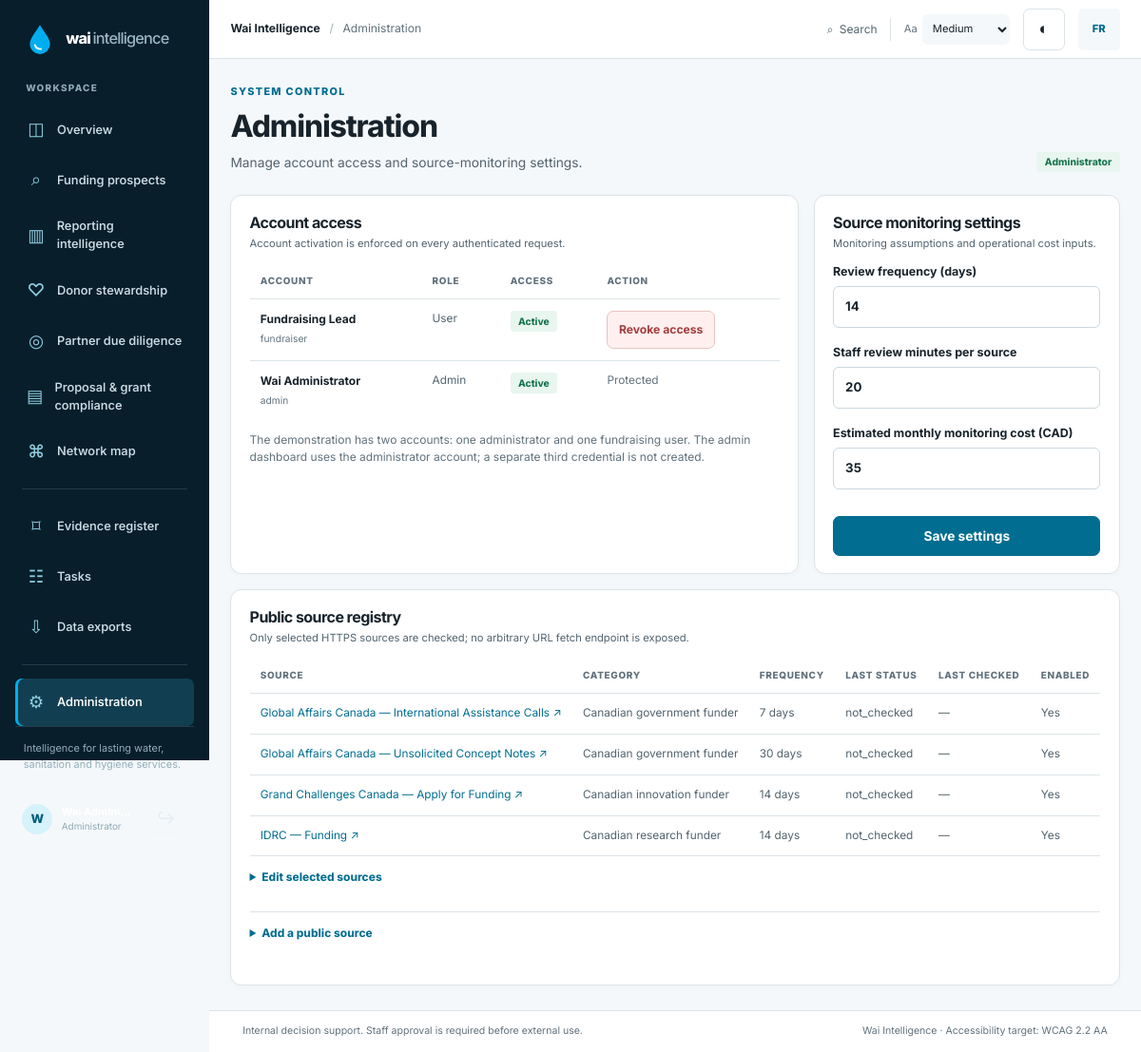
Page /app/admin (signed in) on the committed database.
### app/models.py (models this page shows)
class User(Base):
    __tablename__ = "users"
    id: Mapped[int] = mapped_column(Integer, primary_key=True)
    username: Mapped[str] = mapped_column(String(80), unique=True, index=True)
    display_name: Mapped[str] = mapped_column(String(120))
    role: Mapped[str] = mapped_column(String(20), default="user")
    password_hash: Mapped[str] = mapped_column(String(255))
    is_active: Mapped[bool] = mapped_column(Boolean, default=True)
    created_at: Mapped[datetime] = mapped_column(DateTime(timezone=True), default=utcnow)

class AppSetting(Base):
    __tablename__ = "app_settings"
    id: Mapped[int] = mapped_column(Integer, primary_key=True)
    key: Mapped[str] = mapped_column(String(100), unique=True)
    value: Mapped[str] = mapped_column(Text)

class Source(Base):
    __tablename__ = "sources"
    id: Mapped[int] = mapped_column(Integer, primary_key=True)
    name: Mapped[str] = mapped_column(String(180), unique=True)
    category: Mapped[str] = mapped_column(String(60), default="funding")
    url: Mapped[str] = mapped_column(Text)
    description: Mapped[str] = mapped_column(Text, default="")
    frequency_days: Mapped[int] = mapped_column(Integer, default=14)
    enabled: Mapped[bool] = mapped_column(Boolean, default=True)
    last_checked_at: Mapped[datetime | None] = mapped_column(DateTime(timezone=True), nullable=True)
    last_status: Mapped[str] = mapped_column(String(40), default="not_checked")
    last_http_status: Mapped[int | None] = mapped_column(Integer, nullable=True)
    last_title: Mapped[str] = mapped_column(String(250), default="")
    last_content_hash: Mapped[str] = mapped_column(String(64), default="")
    last_excerpt: Mapped[str] = mapped_column(Text, default="")
    changed_at: Mapped[datetime | None] = mapped_column(DateTime(timezone=True), nullable=True)
    updated_at: Mapped[datetime] = mapped_column(DateTime(timezone=True), default=utcnow, onupdate=utcnow)

### app/main.py (the view)
@app.get("/app/admin", response_class=HTMLResponse)
def admin_page(request: Request, db: Session = Depends(get_db)):
    user = get_user(request, db)
    if not user: return RedirectResponse("/signin", status_code=303)
    if user.role != "admin": raise HTTPException(403)
    users = db.query(User).order_by(User.role.desc(), User.username).all()
    sources = db.query(Source).order_by(Source.name).all()
    settings_rows = {r.key:r.value for r in db.query(AppSetting).all()}
    return page(request, "admin.html", user=user, workspace=True, users=users, sources=sources, settings_rows=settings_rows)

### app/templates/admin.html (shortened to what this page needs)
{% extends 'base.html' %}
{% block breadcrumb %}{{ t('admin') }}{% endblock %}
{% block content %}
<div class="page-heading"><div><span class="section-label">SYSTEM CONTROL</span><h1>{{ t('admin_title') }}</h1><p>{{ t('admin_sub') }}</p></div><span class="status-pill status-good">Administrator</span></div>
<div class="admin-grid"><section class="panel"><div class="panel-heading"><div><h2>{{ t('access') }}</h2><p>Account activation is enforced on every authenticated request.</p></div></div><div class="table-wrap" tabindex="0" role="region" aria-label="{{ t('data_table_region') }}"><table><thead><tr><th>Account</th><th>Role</th><th>Access</th><th>Action</th></tr></thead><tbody>{% for account in users %}<tr><td><strong>{{ account.display_name }}</strong><small>{{ account.username }}</small></td><td>{{ account.role|title }}</td><td><span class="status-pill {% if account.is_active %}status-good{% else %}status-warn{% endif %}">{{ t('active') if account.is_active else t('revoked') }}</span></td><td>{% if account.role != 'admin' %}<form method="post" action="/app/admin/users/{{ account.id }}/access"><input type="hidden" name="csrf" value="{{ csrf_token }}"><button class="button button-small {% if account.is_active %}button-danger{% else %}button-secondary{% endif %}" name="action" value="{{ 'revoke' if account.is_active else 'grant' }}" type="submit">{{ t('revoke_access') if account.is_active else t('grant_access') }}</button></form>{% else %}<span class="muted">Protected</span>{% endif %}</td></tr>{% endfor %}</tbody></table></div><p class="micro-note">The demonstration has two accounts: one administrator and one fundraising user. The admin dashboard uses the administrator account; a separate third credential is not created.</p></section>
<section class="panel"><div class="panel-heading"><div><h2>{{ t('source_update') }}</h2><p>Monitoring assumptions and operational cost inputs.</p></div></div><form method="post" action="/app/admin/settings" class="stack-form"><input type="hidden" name="csrf" value="{{ csrf_token }}"><label>{{ t('frequency') }} ({{ t('days') }})<input type="number" name="default_frequency_days" min="1" max="365" value="{{ settings_rows.get('default_frequency_days','14') }}"></label><label>Staff review minutes per source<input type="number" name="review_cost_minutes" min="1" max="480" value="{{ settings_rows.get('review_cost_minutes','20') }}"></label><label>Estimated monthly monitoring cost (CAD)<input name="source_scan_monthly_cost" value="{{ settings_rows.get('source_scan_monthly_cost','35') }}"></label><button class="button button-primary button-full" type="submit">{{ t('save_settings') }}</button></form></section></div>
<section class="panel"><div class="panel-heading"><div><h2>Public source registry</h2><p>Only selected HTTPS sources are checked; no arbitrary URL fetch endpoint is exposed.</p></div></div><div class="table-wrap" tabindex="0" role="region" aria-label="{{ t('data_table_region') }}"><table><thead><tr><th>Source</th><th>Category</th><th>Frequency</th><th>Last status</th><th>Last checked</th><th>Enabled</th></tr></thead><tbody>{% for source in sources %}<tr><td><a href="{{ source.url }}" target="_blank" rel="noopener noreferrer">{{ source.name }} ↗</a></td><td>{{ source.category }}</td><td>{{ source.frequency_days }} {{ t('days') }}</td><td>{{ source.last_status }}</td><td>{{ source.last_checked_at.strftime('%b %d, %Y %H:%M') if source.last_checked_at else '—' }}</td><td>{% if source.enabled %}Yes{% else %}No{% endif %}</td></tr>{% endfor %}</tbody></table></div>
<details class="source-admin-details"><summary>Edit selected sources</summary></details>
<details class="source-admin-details"><summary>Add a public source</summary></details></section>
{% endblock %}

### app/templates/base.html (shortened to what this page needs)
<!doctype html>
<html lang="{{ 'fr-CA' if lang == 'fr' else 'en-CA' }}" data-theme="light" data-font-size="medium">
<head>
  <link rel="stylesheet" href="{{ url_for('static', path='css/app.css') }}">
</head>
<body>
{% if workspace %}
<div class="app-shell">
  <aside class="sidebar" aria-label="{{ t('primary_navigation') }}">
    <a class="brand" href="/app" aria-label="Wai Intelligence overview">
      <span class="brand-mark" aria-hidden="true"><svg viewBox="0 0 32 32"><path d="M16 2C12 9 6 15 6 21a10 10 0 0 0 20 0C26 15 20 9 16 2Z" fill="currentColor"/><path d="M11 22c1 3 3 4 6 4" stroke="white" stroke-width="1.7" stroke-linecap="round" fill="none"/></svg></span>
      <span class="brand-word">wai<span>intelligence</span></span>
    </a>
    <div class="side-section-label">{{ t('workspace') }}</div>
    <nav class="side-nav" aria-label="{{ t('workspace_navigation') }}">
      <a href="/app" class="nav-link {% if request.url.path == '/app' %}active{% endif %}"><span class="nav-icon">◫</span>{{ t('dashboard') }}</a>
      <a href="/app/prospecting" class="nav-link {% if request.url.path.startswith('/app/prospecting') %}active{% endif %}"><span class="nav-icon">⌕</span>{{ t('prospecting') }}</a>
      <a href="/app/reporting" class="nav-link {% if request.url.path.startswith('/app/reporting') %}active{% endif %}"><span class="nav-icon">▥</span>{{ t('reporting') }}</a>
      <a href="/app/stewardship" class="nav-link {% if request.url.path.startswith('/app/stewardship') %}active{% endif %}"><span class="nav-icon">♡</span>{{ t('stewardship') }}</a>
      <a href="/app/diligence" class="nav-link {% if request.url.path.startswith('/app/diligence') %}active{% endif %}"><span class="nav-icon">◎</span>{{ t('diligence') }}</a>
      <a href="/app/compliance" class="nav-link {% if request.url.path.startswith('/app/compliance') %}active{% endif %}"><span class="nav-icon">▤</span>{{ t('compliance') }}</a>
      <a href="/app/network" class="nav-link {% if request.url.path.startswith('/app/network') %}active{% endif %}"><span class="nav-icon">⌘</span>{{ t('network_map') }}</a>
      <div class="side-divider"></div>
      <a href="/app/evidence" class="nav-link {% if request.url.path.startswith('/app/evidence') %}active{% endif %}"><span class="nav-icon">⌑</span>{{ t('evidence') }}</a>
      <a href="/app/tasks" class="nav-link {% if request.url.path.startswith('/app/tasks') %}active{% endif %}"><span class="nav-icon">☷</span>{{ t('tasks') }}</a>
      <a href="/app/exports" class="nav-link {% if request.url.path.startswith('/app/exports') %}active{% endif %}"><span class="nav-icon">⇩</span>{{ t('exports') }}</a>
      {% if is_admin %}<div class="side-divider"></div><a href="/app/admin" class="nav-link {% if request.url.path.startswith('/app/admin') %}active{% endif %}"><span class="nav-icon">⚙</span>{{ t('admin') }}</a>{% endif %}
    </nav>
    <div class="sidebar-bottom">
      <div class="sidebar-mission">{{ t('mission') }}</div>
      <div class="side-user">
        <span class="avatar">{{ (user.display_name[:1] if user else 'W')|upper }}</span>
        <span class="user-meta"><strong>{{ user.display_name if user else 'Wai user' }}</strong><small>{{ 'Administrator' if is_admin else 'Staff access' }}</small></span>
        <form method="post" action="/signout"><input type="hidden" name="csrf" value="{{ csrf_token }}"><button class="icon-button signout-icon" type="submit" title="{{ t('sign_out') }}" aria-label="{{ t('sign_out') }}">↪</button></form>
      </div>
    </div>
  </aside>
  <div class="app-main">
    <header class="topbar">
      <div class="breadcrumb"><span>Wai Intelligence</span><span class="crumb-sep">/</span><span>{% block breadcrumb %}{{ t('dashboard') }}{% endblock %}</span></div>
      <div class="topbar-actions">
        <a class="top-action" href="/app/evidence" aria-label="{{ t('search') }}">⌕ <span>{{ t('search') }}</span></a>
        <div class="display-control"><label for="fontSizeSelect">Aa</label><select id="fontSizeSelect" aria-label="{{ t('font_size') }}"><option value="medium" selected>{{ t('medium') }}</option></select></div>
        <button class="icon-button" id="themeToggle" type="button" aria-label="{{ t('theme_toggle') }}" title="{{ t('settings') }}">◐</button>
        <a class="language-switch" aria-label="{{ t('switch_language') }}" href="/preferences/language?lang={{ 'en' if lang == 'fr' else 'fr' }}">{{ 'EN' if lang == 'fr' else 'FR' }}</a>
      </div>
    </header>
{% endif %}
<main class="{{ 'content-area' if workspace else 'public-main' }}" id="main-content" tabindex="-1">
  {% block content %}{% endblock %}
</main>
{% if workspace %}
    <footer class="app-footer"><span>{{ t('footer_note') }}</span><span>Wai Intelligence · {{ t('accessibility_target') }}</span></footer>
  </div>
</div>
{% else %}
<footer class="public-footer"><span>Wai Intelligence</span><span>{{ t('footer_note') }}</span></footer>
{% endif %}
</body>
</html>

### rows in the picture
User: display_name "W", display_name "Wai Administrator", username "admin", role "Admin", is_active "Active", shows "Protected"
User: display_name "Fundraising Lead", username "fundraiser", role "User", is_active "Active", is_active "Revoke access"
AppSetting: default_frequency_days "14"
AppSetting: review_cost_minutes "20"
AppSetting: source_scan_monthly_cost "35"
Source: name "Global Affairs Canada — International Assistance Calls", category "Canadian government funder", frequency_days "7", t "days", last_status "not_checked", last_checked_at "—", enabled "Yes"
Source: name "Global Affairs Canada — Unsolicited Concept Notes", category "Canadian government funder", frequency_days "30", t "days", last_status "not_checked", last_checked_at "—", enabled "Yes"
Source: name "Grand Challenges Canada — Apply for Funding", category "Canadian innovation funder", frequency_days "14", t "days", last_status "not_checked", last_checked_at "—", enabled "Yes"
Source: name "IDRC — Funding", category "Canadian research funder", frequency_days "14", t "days", last_status "not_checked", last_checked_at "—", enabled "Yes"

### other values in the picture
{{ t('workspace') }} "WORKSPACE"
{{ t('dashboard') }} "Overview"
{{ t('prospecting') }} "Funding prospects"
{{ t('reporting') }} "Reporting intelligence"
{{ t('stewardship') }} "Donor stewardship"
{{ t('diligence') }} "Partner due diligence"
{{ t('compliance') }} "Proposal & grant compliance"
{{ t('network_map') }} "Network map"
{{ t('evidence') }} "Evidence register"
{{ t('tasks') }} "Tasks"
{{ t('exports') }} "Data exports"
{{ t('admin') }} "Administration"
{{ t('mission') }} "Intelligence for lasting water, sanitation and hygiene services."
{{ 'Administrator' if is_admin else 'Staff access' }} "Administrator"
{{ t('search') }} "Search"
